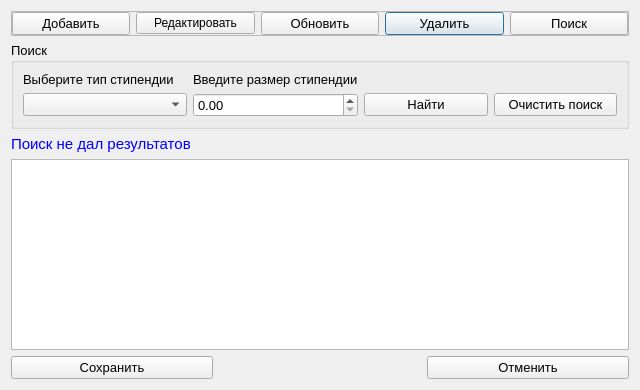
<?xml version="1.0" encoding="UTF-8"?>
<ui version="4.0">
 <class>Stipendiya</class>
 <widget class="QDialog" name="Stipendiya">
  <property name="geometry">
   <rect>
    <x>0</x>
    <y>0</y>
    <width>640</width>
    <height>390</height>
   </rect>
  </property>
  <property name="windowTitle">
   <string>Стипендии студентов</string>
  </property>
  <layout class="QGridLayout" name="gridLayout_3">
   <item row="0" column="0" colspan="3">
    <widget class="QFrame" name="frame">
     <property name="frameShape">
      <enum>QFrame::StyledPanel</enum>
     </property>
     <property name="frameShadow">
      <enum>QFrame::Raised</enum>
     </property>
     <layout class="QGridLayout" name="gridLayout_2">
      <property name="leftMargin">
       <number>0</number>
      </property>
      <property name="topMargin">
       <number>0</number>
      </property>
      <property name="rightMargin">
       <number>0</number>
      </property>
      <property name="bottomMargin">
       <number>0</number>
      </property>
      <item row="0" column="3">
       <widget class="QPushButton" name="pushButton_del">
        <property name="font">
         <font>
          <pointsize>10</pointsize>
         </font>
        </property>
        <property name="text">
         <string>Удалить</string>
        </property>
        <property name="icon">
         <iconset resource="resourses.qrc">
          <normaloff>:/img/img/delete.png</normaloff>:/img/img/delete.png</iconset>
        </property>
       </widget>
      </item>
      <item row="0" column="0">
       <widget class="QPushButton" name="pushButton_add">
        <property name="font">
         <font>
          <pointsize>10</pointsize>
         </font>
        </property>
        <property name="text">
         <string>Добавить</string>
        </property>
        <property name="icon">
         <iconset resource="resourses.qrc">
          <normaloff>:/img/img/add.png</normaloff>:/img/img/add.png</iconset>
        </property>
       </widget>
      </item>
      <item row="0" column="2">
       <widget class="QPushButton" name="pushButton_update">
        <property name="font">
         <font>
          <pointsize>10</pointsize>
         </font>
        </property>
        <property name="text">
         <string>Обновить</string>
        </property>
        <property name="icon">
         <iconset resource="resourses.qrc">
          <normaloff>:/img/img/refresh.png</normaloff>:/img/img/refresh.png</iconset>
        </property>
       </widget>
      </item>
      <item row="0" column="4">
       <widget class="QPushButton" name="pushButton_search">
        <property name="font">
         <font>
          <pointsize>10</pointsize>
         </font>
        </property>
        <property name="text">
         <string>Поиск</string>
        </property>
        <property name="icon">
         <iconset resource="resourses.qrc">
          <normaloff>:/img/img/find.png</normaloff>:/img/img/find.png</iconset>
        </property>
       </widget>
      </item>
      <item row="0" column="1">
       <widget class="QPushButton" name="pushButton_edit">
        <property name="text">
         <string>Редактировать</string>
        </property>
        <property name="icon">
         <iconset resource="resourses.qrc">
          <normaloff>:/img/img/edit.png</normaloff>:/img/img/edit.png</iconset>
        </property>
       </widget>
      </item>
     </layout>
    </widget>
   </item>
   <item row="1" column="0" colspan="3">
    <widget class="QGroupBox" name="groupBox_search">
     <property name="font">
      <font>
       <pointsize>10</pointsize>
      </font>
     </property>
     <property name="title">
      <string>Поиск</string>
     </property>
     <layout class="QGridLayout" name="gridLayout" columnstretch="4,4,3,3">
      <item row="0" column="1">
       <widget class="QLabel" name="label_2">
        <property name="font">
         <font>
          <pointsize>10</pointsize>
         </font>
        </property>
        <property name="text">
         <string>Введите размер стипендии</string>
        </property>
       </widget>
      </item>
      <item row="1" column="2">
       <widget class="QPushButton" name="pushButton_find">
        <property name="font">
         <font>
          <pointsize>10</pointsize>
         </font>
        </property>
        <property name="text">
         <string>Найти</string>
        </property>
        <property name="icon">
         <iconset resource="resourses.qrc">
          <normaloff>:/img/img/findOk.png</normaloff>:/img/img/findOk.png</iconset>
        </property>
       </widget>
      </item>
      <item row="1" column="3">
       <widget class="QPushButton" name="pushButton_clear">
        <property name="font">
         <font>
          <pointsize>10</pointsize>
         </font>
        </property>
        <property name="text">
         <string>Очистить поиск</string>
        </property>
        <property name="icon">
         <iconset resource="resourses.qrc">
          <normaloff>:/img/img/clear.png</normaloff>:/img/img/clear.png</iconset>
        </property>
       </widget>
      </item>
      <item row="0" column="0">
       <widget class="QLabel" name="label">
        <property name="font">
         <font>
          <pointsize>10</pointsize>
         </font>
        </property>
        <property name="text">
         <string>Выберите тип стипендии</string>
        </property>
       </widget>
      </item>
      <item row="1" column="0">
       <widget class="QComboBox" name="comboBox_type_stipen">
        <property name="font">
         <font>
          <pointsize>10</pointsize>
         </font>
        </property>
       </widget>
      </item>
      <item row="1" column="1">
       <widget class="QDoubleSpinBox" name="double_razm_stipen"/>
      </item>
     </layout>
    </widget>
   </item>
   <item row="2" column="0" colspan="2">
    <widget class="QLabel" name="label_result">
     <property name="maximumSize">
      <size>
       <width>16777215</width>
       <height>20</height>
      </size>
     </property>
     <property name="font">
      <font>
       <pointsize>11</pointsize>
      </font>
     </property>
     <property name="styleSheet">
      <string notr="true">color:rgb(0, 0, 255)</string>
     </property>
     <property name="text">
      <string>Поиск не дал результатов</string>
     </property>
    </widget>
   </item>
   <item row="3" column="0" colspan="3">
    <widget class="QTableView" name="tableView_stipendia">
     <property name="font">
      <font>
       <pointsize>10</pointsize>
      </font>
     </property>
     <property name="alternatingRowColors">
      <bool>true</bool>
     </property>
     <property name="selectionMode">
      <enum>QAbstractItemView::SingleSelection</enum>
     </property>
     <property name="selectionBehavior">
      <enum>QAbstractItemView::SelectItems</enum>
     </property>
    </widget>
   </item>
   <item row="4" column="0">
    <widget class="QPushButton" name="pushButton_save">
     <property name="font">
      <font>
       <pointsize>10</pointsize>
      </font>
     </property>
     <property name="text">
      <string>Сохранить</string>
     </property>
     <property name="icon">
      <iconset resource="resourses.qrc">
       <normaloff>:/img/img/save.png</normaloff>:/img/img/save.png</iconset>
     </property>
    </widget>
   </item>
   <item row="4" column="1">
    <widget class="QLabel" name="label_naideno">
     <property name="font">
      <font>
       <pointsize>12</pointsize>
      </font>
     </property>
     <property name="styleSheet">
      <string notr="true">color:rgb(85, 0, 255)</string>
     </property>
     <property name="text">
      <string/>
     </property>
    </widget>
   </item>
   <item row="4" column="2">
    <widget class="QPushButton" name="pushButton_cancel">
     <property name="font">
      <font>
       <pointsize>10</pointsize>
      </font>
     </property>
     <property name="text">
      <string>Отменить</string>
     </property>
     <property name="icon">
      <iconset resource="resourses.qrc">
       <normaloff>:/img/img/cancel.png</normaloff>:/img/img/cancel.png</iconset>
     </property>
    </widget>
   </item>
  </layout>
 </widget>
 <resources>
  <include location="resourses.qrc"/>
 </resources>
 <connections/>
</ui>
